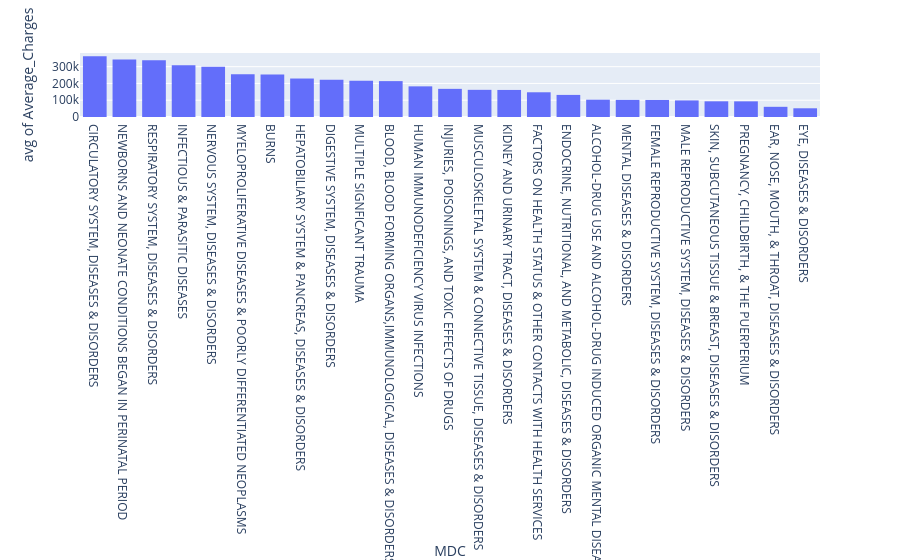

Here is the notebook cell this chart was saved with:
### Code cell
# d) To plan ahead for estimation, create at least one plot (e.g. histogram/bar chart) showing the proportion of the data that belongs to a particular category, or displaying the distribution of a numerical variable you are interested in. [Visualization Practices]

hist = px.histogram(hospitals_filtered.sample(1000),
             x="MDC",
             y="Average_Charges",
             histfunc="avg",
).update_layout(xaxis={'categoryorder': 'total descending'})

hist

### Figure 1 — Plotly figure (JSON) as saved in the notebook; plotly's stock layout.template omitted (floating-point values rounded to 4 significant figures; data arrays with more than 128 entries replaced by an {"elided": "..."} marker saying what was removed)
{"data": [{"bingroup": "x", "histfunc": "avg", "hovertemplate": "MDC=%{x}<br>avg of Average_Charges=%{y}<extra></extra>", "legendgroup": "", "marker": {"color": "#636efa", "pattern": {"shape": ""}}, "name": "", "orientation": "v", "showlegend": false, "type": "histogram", "x": {"elided": "1000 str values"}, "xaxis": "x", "y": {"elided": "1000 float values"}, "yaxis": "y"}], "layout": {"barmode": "relative", "legend": {"tracegroupgap": 0}, "margin": {"t": 60}, "xaxis": {"anchor": "y", "categoryorder": "total descending", "domain": [0, 1], "title": {"text": "MDC"}}, "yaxis": {"anchor": "x", "domain": [0, 1], "title": {"text": "avg of Average_Charges"}}}}
